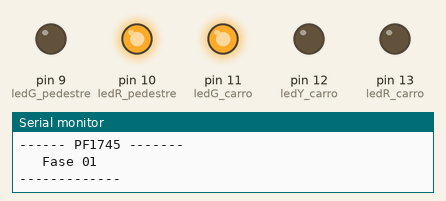
This sketch was run on a simulated Arduino Uno, built with avr-gcc and run on an emulated ATmega328P. Shown: output pins drawn as LEDs (lit = HIGH), the last lines printed to the serial monitor.

Above: at 4.5 s.
At 8.0 s:
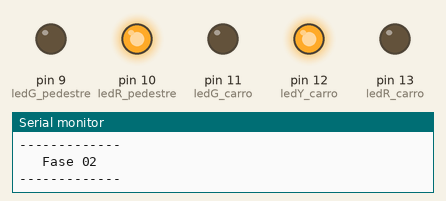
At 11.5 s:
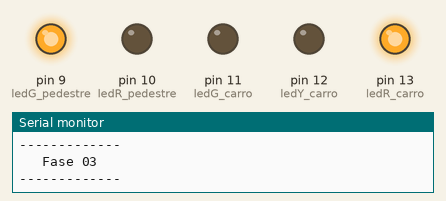
At 14.1 s:
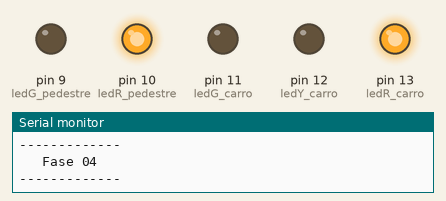
At 16.3 s:
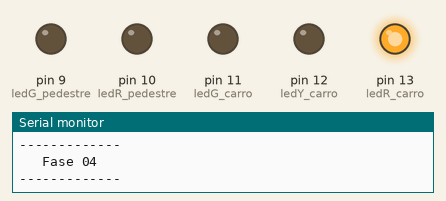
Timing chart, 0 to 20.7 s (numbered marks = the images above):
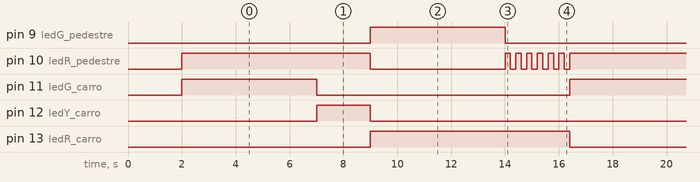

The sketch:

exemplo_questao02.ino
```cpp
#define ledR_carro 13
#define ledY_carro 12
#define ledG_carro 11

#define ledR_pedestre 10
#define ledG_pedestre 9


void setup() {
  Serial.begin(9600);
  pinMode(ledR_carro, OUTPUT);
  pinMode(ledY_carro, OUTPUT);
  pinMode(ledG_carro, OUTPUT);
  pinMode(ledR_pedestre, OUTPUT);
  pinMode(ledG_pedestre, OUTPUT);

  Serial.println("------ PF1745 -------");
  delay(2000);
}

void loop() {
  // Remova o comentário da questão a ser testada
  questao02();
  // questao03();
  // questao04();
}

void questao02(){
  // Fase 01
  Serial.println("   Fase 01   ");
  Serial.println("-------------");
  digitalWrite(ledR_carro, LOW);
  digitalWrite(ledG_carro, HIGH);
  digitalWrite(ledR_pedestre, HIGH);
  delay(5000);
   // Fase 02
  Serial.println("   Fase 02   ");
  Serial.println("-------------");
  digitalWrite(ledG_carro, LOW);
  digitalWrite(ledY_carro, HIGH);
  delay(2000);
   // Fase 03
  Serial.println("   Fase 03   ");
  Serial.println("-------------");
  digitalWrite(ledY_carro, LOW);
  digitalWrite(ledR_pedestre, LOW);
  digitalWrite(ledR_carro, HIGH);
  digitalWrite(ledG_pedestre, HIGH);
  delay(5000);
   // Fase 04
  Serial.println("   Fase 04   ");
  Serial.println("-------------");
  digitalWrite(ledG_pedestre, LOW);
  for(int i = 0; i < 6; i++){
    digitalWrite(ledR_pedestre, HIGH);
    delay(200);
    digitalWrite(ledR_pedestre, LOW);
    delay(200);
  }
}

void questao03(){

}

void questao04(){

}
```

Measured:
- by itself, pin 9 (ledG_pedestre), pin 11 (ledG_carro): alternates HIGH for 5.0 s and LOW for 9.4 s
- by itself, pin 10 (ledR_pedestre): repeats every 14.4 s: LOW 5.0 s, 6 × (HIGH 0.20 s, LOW 0.20 s), HIGH 7.0 s
- by itself, pin 12 (ledY_carro): alternates HIGH for 2.0 s and LOW for 12.4 s
- by itself, pin 13 (ledR_carro): alternates HIGH for 7.4 s and LOW for 7.0 s
